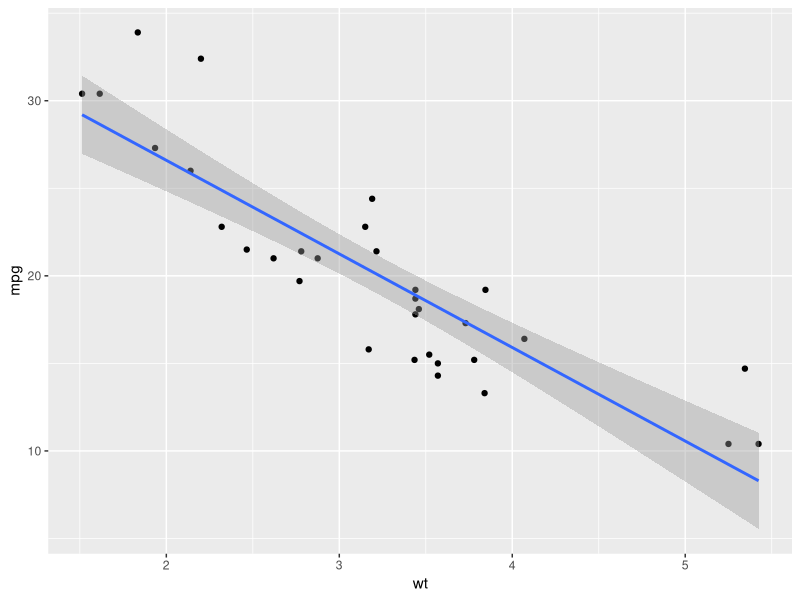
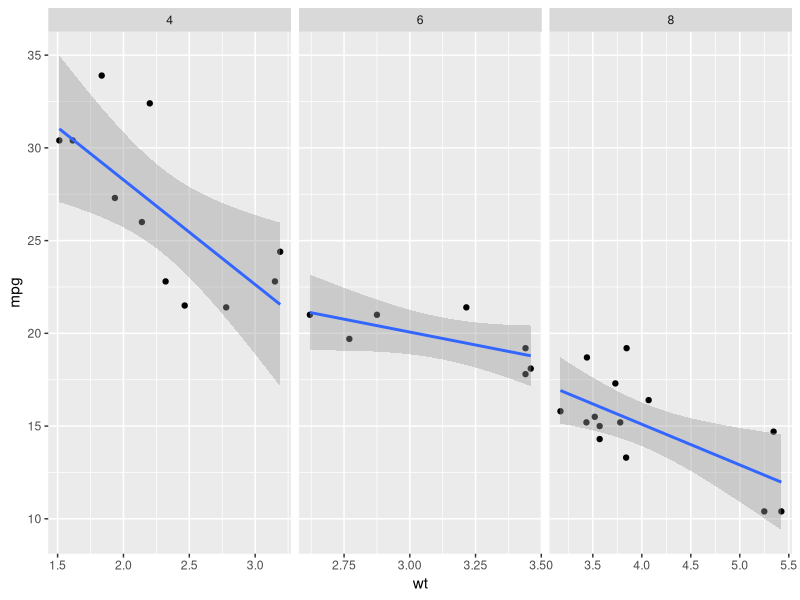

Write the R code that produced these figures, in order.
# ------------------------------------------------------------------------
# David Phillips
# 
# 110/2/2019
# Example of how to display regression coefficients with interaction terms
# ------------------------------------------------------------------------


# --------------------
# Set up R
rm(list=ls())
library(data.table)
library(ggplot2)
# --------------------


# ----------------------------------------------
# Load/prep data

# load the mtcars example data
data(mtcars)
# ----------------------------------------------


# ----------------------------------------------
# Display relationships being modelled

# display primary relationship
# there's a clear negative "effect" of weight on MPG
ggplot(mtcars, aes(y=mpg, x=wt)) + 
	geom_point() + 
	geom_smooth(method='lm')
	
# there's also an interaction between number of cylinders and the effect of weight on MPG
# (i.e. the slope of the line is different in each panel)
ggplot(mtcars, aes(y=mpg, x=wt)) + 
	geom_point() + 
	geom_smooth(method='lm') + 
	facet_wrap(~cyl, scales='free_x')
# ----------------------------------------------


# ----------------------------------------------------------------------------
# Use interaction term to measure how the slope of the line changes at different levels of cyl
# Note: this is demonstrating a regression without a "main effect" of cyl on mpg, that's less normal than
# one that has a main effect, which would be signified by * instead of :

# model formula
form = as.formula('mpg ~ wt + wt:cyl')

# run model
fit = lm(form, mtcars)

# summarize
summary(fit)

# beta 1 is the effect of wt on mpg when cyl is zero (imaginary cars with no cylinders)
# "for zero-cylinder cars, every extra unit of wt (1000 pounds) causes mpg to go down by 1.7"
coef(fit)[2]

# beta 1 plus beta 2*mean(cyl) is the effect of wt on mpg for a normal level of cyl
# "for 6-cylinder cars, every extra unit of wt causes mpg to go down by 3.8"
coef(fit)[2] + coef(fit)[3]*mean(mtcars$cyl)
# ----------------------------------------------------------------------------
